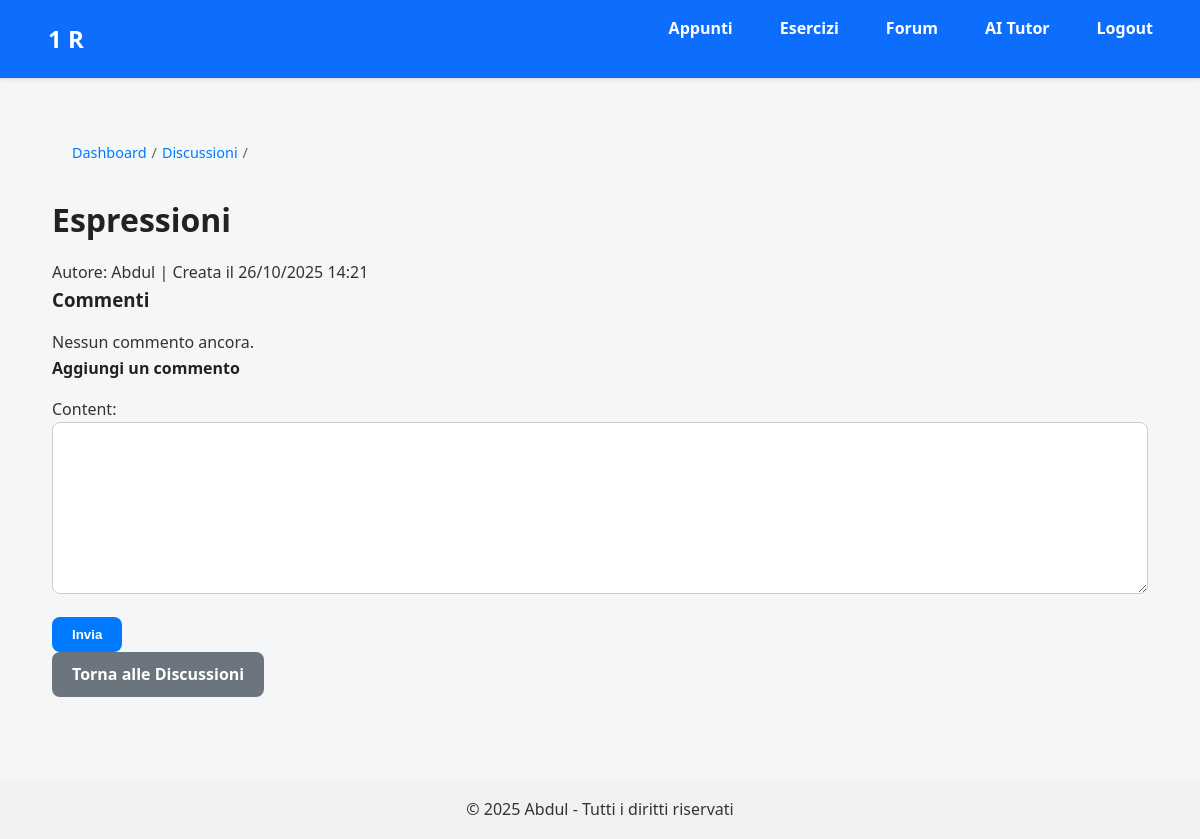
/discussions/1/ (signed in), run on the app's committed database.
### core/models.py (models this page shows, shortened)
class ForumPost(models.Model):
    author = models.ForeignKey(User, on_delete=models.CASCADE)
    topic = models.CharField(max_length=100)
    content = models.TextField()
    created_at = models.DateTimeField(auto_now_add=True)

### core/views.py (the view)
# urls.py: path('discussions/<int:pk>/', views.forum_detail, name='forum_detail'),
@login_required
def forum_detail(request, pk):
    post = get_object_or_404(ForumPost, pk=pk)
    comments = post.comments.all().order_by('created_at')
    if request.method == "POST":
        form = ForumCommentForm(request.POST)
        if form.is_valid():
            comment = form.save(commit=False)
            comment.author = request.user
            comment.post = post
            comment.save()
            return redirect('forum_detail', pk=pk)
    else:
        form = ForumCommentForm()
    return render(request, "forum/detail.html", {
    "discussion": post,
    "comments": comments,
    "form": form
    })

### core/forms.py
class ForumCommentForm(forms.ModelForm):
    class Meta:
        model = ForumComment
        fields = ['content']

### core/templates/forum/detail.html (shortened to what this page needs)
{% extends "base.html" %}
{% block content %}
<div class="container mt-4">
    <nav aria-label="breadcrumb">
        <ol class="breadcrumb">
            <li class="breadcrumb-item"><a href="{% url 'dashboard' %}">Dashboard</a></li>
            <li class="breadcrumb-item"><a href="{% url 'forum_list' %}">Discussioni</a></li>
            <li class="breadcrumb-item active" aria-current="page">{{ discussion.title }}</li>
        </ol>
    </nav>
    <div class="mb-3">
        <h1>{{ discussion.topic }}</h1>
        <p class="text-muted">Autore: {{ discussion.author.username }} | Creata il {{ discussion.created_at|date:"d/m/Y H:i" }}</p>
    </div>
    <div class="mb-4">
        <h3>Commenti</h3>
        {% if comments %}
            <ul class="list-group">
                {% for comment in comments %}
                <li class="list-group-item">
                    <div class="d-flex justify-content-between align-items-center mb-1">
                        <div class="d-flex align-items-center">
                            {% if comment.author.profile.avatar %}
                                <img src="{{ comment.author.profile.avatar.url }}" alt="Avatar" class="avatar me-2">
                            {% endif %}
                            <strong>{{ comment.author.username }}</strong>
                        </div>
                        <span class="text-muted">{{ comment.created_at|date:"d/m/Y H:i" }}</span>
                    </div>
                    <p>{{ comment.content }}</p>
                    {% if comment.updated_at %}
                        <small class="text-muted">Modificato il {{ comment.updated_at|date:"d/m/Y H:i" }}</small>
                    {% endif %}
                </li>
                {% endfor %}
            </ul>
        {% else %}
            <p class="text-muted">Nessun commento ancora.</p>
        {% endif %}
    </div>
    <div class="mb-5">
        <h4>Aggiungi un commento</h4>
        <form method="post">
            {{ form.as_p }}
            <button type="submit" class="btn btn-primary">Invia</button>
        </form>
    </div>
    <a href="{% url 'forum_list' %}" class="btn btn-secondary">Torna alle Discussioni</a>
</div>
{% endblock %}

### core/static/css/style.css (style rules this page uses)
* { margin: 0; padding: 0; box-sizing: border-box; }
body { font-family: "Segoe UI", Tahoma, Geneva, Verdana, sans-serif; font-size: 16px; line-height: 1.6; background-color: #f4f6f8; color: #333; }
a { color: #007bff; text-decoration: none; }
.container { max-width: 1200px; margin: 20px auto; padding: 0 20px; }
.breadcrumb { padding: 10px 0; list-style: none; display: flex; font-size: 0.9rem; }
.breadcrumb li + li:before { content: "/"; padding: 0 5px; color: #666; }
h1, h2, h3, h4, h5 { margin-bottom: 15px; color: #222; }
h1 { font-size: 2rem; }
form input[type="text"], form input[type="email"], form input[type="password"], form textarea, form select { width: 100%; padding: 10px 15px; margin-bottom: 15px; border-radius: 8px; border: 1px solid #ccc; }
form button, .btn { display: inline-block; padding: 10px 20px; background-color: #007bff; border: none; color: white; font-weight: bold; border-radius: 8px; cursor: pointer; transition: background-color 0.3s; }
.btn-secondary { background-color: #6c757d; }
ul, ol { margin-left: 20px; margin-bottom: 15px; }
li { margin-bottom: 5px; }

### data on the page
ForumPost: topic "Espressioni", author.username "Abdul", created_at "26/10/2025 14:21"
